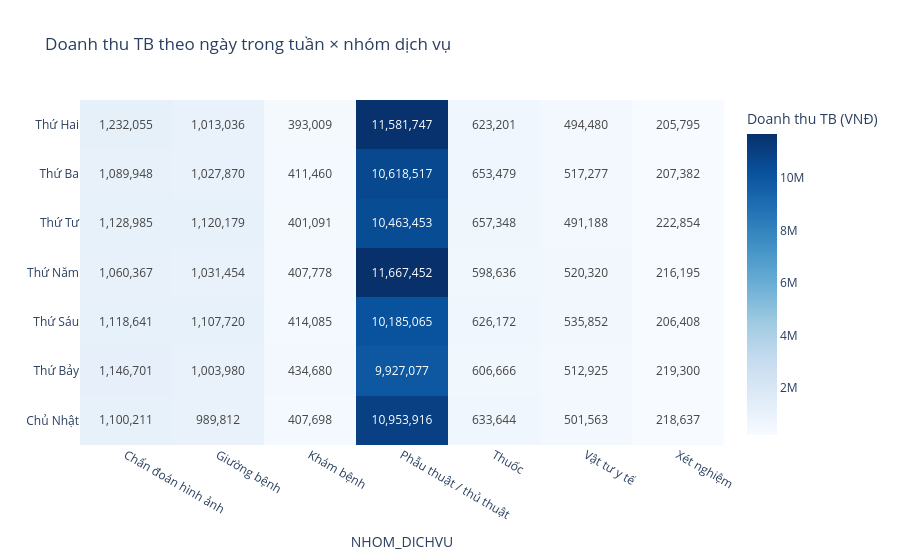

Notebook code for this chart:
### Code cell
# Heatmap: ngày trong tuần × nhóm dịch vụ
dow_service = (
    df.groupby(["THU", "THU_TEN", "NHOM_DICHVU"])["THANHTIEN"]
    .mean().reset_index()
)
pivot = dow_service.pivot_table(
    index="THU_TEN", columns="NHOM_DICHVU", values="THANHTIEN", aggfunc="mean"
)
day_order = ["Monday", "Tuesday", "Wednesday", "Thursday", "Friday", "Saturday", "Sunday"]
pivot = pivot.reindex([d for d in day_order if d in pivot.index])
pivot.index = [day_name_vi.get(d, d) for d in pivot.index]

fig = px.imshow(
    pivot,
    title="Doanh thu TB theo ngày trong tuần × nhóm dịch vụ",
    labels={"color": "Doanh thu TB (VNĐ)"},
    color_continuous_scale="Blues",
    aspect="auto",
    text_auto=",.0f",
)
fig.show()

### Figure 1 — Plotly figure (JSON) as saved in the notebook; plotly's stock layout.template omitted (floating-point values rounded to 4 significant figures)
{"data": [{"coloraxis": "coloraxis", "hovertemplate": "NHOM_DICHVU: %{x}<br>y: %{y}<br>Doanh thu TB (VNĐ): %{z}<extra></extra>", "name": "0", "texttemplate": "%{z:,.0f}", "type": "heatmap", "x": ["Chẩn đoán hình ảnh", "Giường bệnh", "Khám bệnh", "Phẫu thuật / thủ thuật", "Thuốc", "Vật tư y tế", "Xét nghiệm"], "xaxis": "x", "y": ["Thứ Hai", "Thứ Ba", "Thứ Tư", "Thứ Năm", "Thứ Sáu", "Thứ Bảy", "Chủ Nhật"], "yaxis": "y", "z": [[1232000.0, 1013000.0, 393000.0, 11580000.0, 623200.0, 494500.0, 205800.0], [1090000.0, 1028000.0, 411500.0, 10620000.0, 653500.0, 517300.0, 207400.0], [1129000.0, 1120000.0, 401100.0, 10460000.0, 657300.0, 491200.0, 222900.0], [1060000.0, 1031000.0, 407800.0, 11670000.0, 598600.0, 520300.0, 216200.0], [1119000.0, 1108000.0, 414100.0, 10190000.0, 626200.0, 535900.0, 206400.0], [1147000.0, 1004000.0, 434700.0, 9927000.0, 606700.0, 512900.0, 219300.0], [1100000.0, 989800.0, 407700.0, 10950000.0, 633600.0, 501600.0, 218600.0]]}], "layout": {"coloraxis": {"colorbar": {"title": {"text": "Doanh thu TB (VNĐ)"}}, "colorscale": [[0, "rgb(247,251,255)"], [0.125, "rgb(222,235,247)"], [0.25, "rgb(198,219,239)"], [0.375, "rgb(158,202,225)"], [0.5, "rgb(107,174,214)"], [0.625, "rgb(66,146,198)"], [0.75, "rgb(33,113,181)"], [0.875, "rgb(8,81,156)"], [1, "rgb(8,48,107)"]]}, "title": {"text": "Doanh thu TB theo ngày trong tuần × nhóm dịch vụ"}, "xaxis": {"anchor": "y", "domain": [0, 1], "title": {"text": "NHOM_DICHVU"}}, "yaxis": {"anchor": "x", "autorange": "reversed", "domain": [0, 1]}}}
